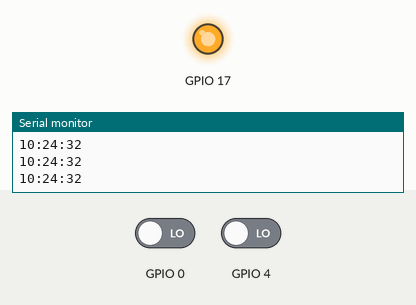
This sketch was run on a simulated ESP32. On the bench: output pins drawn as LEDs (lit = HIGH), the last lines printed to the serial monitor. The test bench sets the inputs (shaded band); at power-on: GPIO 4 LOW, GPIO 0 LOW. WiFi joins after 1.5 s; servers stay silent unless stated; the local clock reads 2024-03-15 10:24:30 at power-on unless the sketch sets it.

Above: at 3.0 s.
3.1 s: GPIO 4 driven HIGH
At 3.7 s:
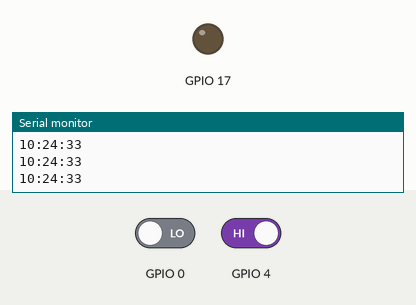
4.7 s: GPIO 4 driven LOW
At 5.2 s:
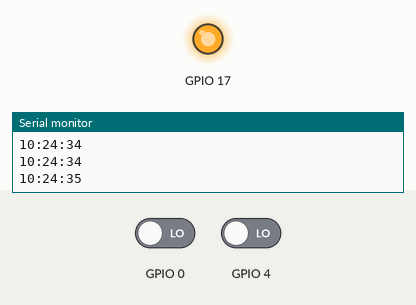
Timing chart, 0 to 7.7 s (numbered marks = the images above; inputs shaded):
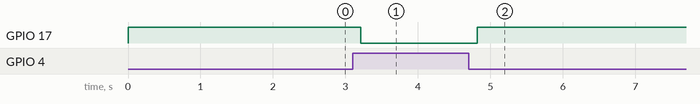

The sketch:

Foggy_GING32_NTP.ino
```cpp
//Tiny GPS
#include "TinyGPS++.h"
#include "SoftwareSerial.h"
#include "String.h"
#include <WiFiClient.h>
#include <BlynkSimpleEsp32.h>

SoftwareSerial serial_connection(3,1 ); //RX=pin 10, TX=pin 11
TinyGPSPlus gps;

//

/* Fill-in information from Blynk Device Info here */
#define BLYNK_TEMPLATE_ID "TMPL6E8xXcYA6"
#define BLYNK_TEMPLATE_NAME "GUNGGING"
#define BLYNK_AUTH_TOKEN "u6cb3DMP0xfj2XYT4WtWXgPQEIHSURK1"

/* Comment this out to disable prints and save space */
#define BLYNK_PRINT Serial


//NTPClient time

#include "time.h"
const char* ntpServer = "pool.ntp.org";
const long  gmtOffset_sec = 25200;
const int   daylightOffset_sec = 0;

        // Variables to save time
char timeHour[3];
char timeMinute[3];
char timeSecond[3];

//NTP


// Your WiFi credentials.
// Set password to "" for open networks.
char ssid[] = "SAHOUSE2020  2G";
char pass[] = "11012709";
int hr;
int minx;
int sec;
String strTime="99:99:99";


//
void setup(){
 configTime(gmtOffset_sec, daylightOffset_sec, ntpServer);
 printLocalTime();

  pinMode(17,OUTPUT);
  digitalWrite(17,1);
  // Debug console
  Serial.begin(115200);
  Blynk.begin(BLYNK_AUTH_TOKEN, ssid, pass);
  // You can also specify server:
  //Blynk.begin(BLYNK_AUTH_TOKEN, ssid, pass, "blynk.cloud", 80);
  //Blynk.begin(BLYNK_AUTH_TOKEN, ssid, pass, IPAddress(192,168,1,100), 8080);
}

void loop(){

  strTime=String(atoi(timeHour))+":"+String(atoi(timeMinute))+":"+String(atoi(timeSecond));
  hr=atoi(timeHour);
  minx=atoi(timeMinute);

  Blynk.run();
  Blynk.virtualWrite(V1,strTime);
  if(digitalRead(17)==1){
    Blynk.virtualWrite(V3,"OFF");
  }
  if(digitalRead(17)==0){
    Blynk.virtualWrite(V3,"ON");
  }

  if((digitalRead(4)==1)||((hr>=9&&hr<=18)&&(minx>=5&&minx<=10))||((hr>=9&&hr<=18)&&(minx>=35&&minx<=40))){
    digitalWrite(17,0);
  }else digitalWrite(17,1);
  if(digitalRead(0)==1){
    digitalWrite(17,1);
  }
  printLocalTime();
  delay(200);
}

void printLocalTime(){
  struct tm timeinfo;
  if(!getLocalTime(&timeinfo)){
    Serial.println("Failed to obtain time");
    return;
  }


  strftime(timeHour,3, "%H", &timeinfo);  //%H:%M:%S
  Serial.print(timeHour);
  Serial.print(":");


  strftime(timeMinute,3, "%M", &timeinfo);
  Serial.print(timeMinute);
  Serial.print(":");


  strftime(timeSecond,3, "%S", &timeinfo);
  Serial.println(timeSecond);


}
```

Measured:
- after the input at 3.1 s, GPIO 17: HIGH → LOW after 0.11 s
- after the input at 4.7 s, GPIO 17: LOW → HIGH after 0.12 s
